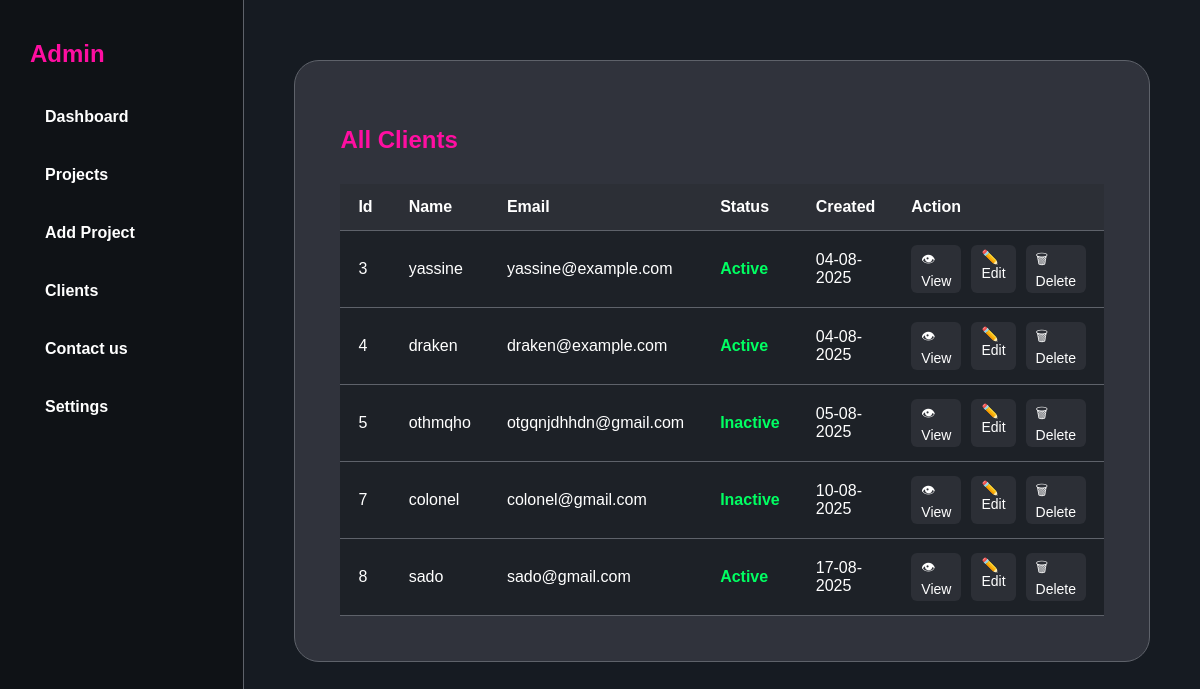
/admin/admin_clients.php, run on the app's committed database.
### tables this page shows
CREATE TABLE `users` (
  `id` int(11) NOT NULL,
  `username` varchar(100) NOT NULL,
  `email` varchar(100) NOT NULL,
  `password` varchar(255) NOT NULL,
  `role` enum('client','admin') DEFAULT 'client',
  `created_at` timestamp NOT NULL DEFAULT current_timestamp(),
  `status` enum('Active','Inactive') DEFAULT 'Active',
  `profile_image` varchar(255) DEFAULT 'default.png'
);

### admin/admin_clients.php (the view, shortened to what this page needs)
<?php
require_once '../includes/db.php';
$clients = $conn->query("SELECT id, username, email, status ,created_at FROM users WHERE role = 'client'");
?>
<!DOCTYPE html>
<html lang="en">
<head>
  <link rel="stylesheet" href="adminclients.css">
</head>
<body>
<div class="layout">
  <nav class="sidebar">
      <h2 class="navtop">Admin</h2>
      <a class="active" href="admin_dashboard.php">Dashboard</a>
      <a href="admin_projects.php">Projects</a>
      <a href="admin_add_project.php">Add Project</a>
      <a href="admin_clients.php">Clients</a>
      <a href="../contact_page.php">Contact us</a>
      <a href="#">Settings</a>
  </nav>
  <main class="main-content">
    <div class="container">
      <h2>All Clients</h2>
      <table class="clients-table">
        <thead>
        <tr>
          <th>Id</th>
          <th>Name</th>
          <th>Email</th>
          <th>Status</th>
          <th>Created</th>
          <th>Action</th>
        </tr>
        </thead>
        <tbody>
        <?php while ($row = $clients->fetch_assoc()) : ?>
          <tr>
            <td><?php echo $row['id']; ?></td>
            <td><?php echo htmlspecialchars($row['username']); ?></td>
            <td><?php echo htmlspecialchars($row['email']); ?></td>
            <td>
              <span class="status <?php echo strtolower(trim($row['status'])); ?>">
                <?php echo $row['status']; ?>
              </span>
            </td>
            <td><?php echo date("d-m-Y", strtotime($row['created_at'])); ?></td>
            <td>
              <div class="action-btns">
                <span>👁 View</span>
                <span>✏️ Edit</span>
                <span>🗑 Delete</span>
              </div>
            </td>
          </tr>
        <?php endwhile; ?>
        </tbody>
      </table>
    </div>
  </main>
</div>
</body>
</html>

### admin/adminclients.css (style rules this page uses)
body { font-family: poppins, sans-serif; margin: 0; }
.layout { height: 100vh; display: flex; }
.sidebar { width: 250px; background-color: #0f1216; padding: 20px; color: white; border-right: 1px solid #5e626a; }
.main-content { flex: 1; background-color: #161b22; }
.sidebar a { display: block; margin-bottom: 20px; color: white; text-decoration: none; padding: 10px; margin-left: 15px; font-weight: bolder; opacity: 2.5; }
.navtop { color: #ff0ea1; margin-left: 10px; margin-bottom: 30px; }
.container { border: 1px solid #5e626a; padding: 45px; margin: 60px 50px auto 50px; border-radius: 25px; background-color: #30333c; }
.container h2 { color: #ff0ea1; margin-bottom: 20px; }
.clients-table { width: 100%; margin-top: 30px; border-collapse: collapse; background-color: #1d2127; color: white; }
.clients-table th, .clients-table td { padding: 14px 18px; border-bottom: 1px solid #5e626a; }
.clients-table th { background-color: #2c2f36; text-align: left; }
.clients-table td .status { color: #00ff62; font-weight: bold; }
.action-btns { cursor: pointer; font-size: 14px; display: flex; gap: 10px; }
.action-btns span { padding: 4px 10px; border-radius: 6px; background-color: #2c2f36; transition: 0.2s; }
.status.active { color: #00ff62; font-weight: bold; }
.status.inactive { color: #ff3b3b; font-weight: bold; }

### data on the page
users: id "3", username "yassine", email "yassine@example.com", status "Active", created_at "04-08-2025"
users: id "4", username "draken", email "draken@example.com", status "Active", created_at "04-08-2025"
users: id "5", username "othmqho", email "otgqnjdhhdn@gmail.com", status "Inactive", created_at "05-08-2025"
users: id "7", username "colonel", email "colonel@gmail.com", status "Inactive", created_at "10-08-2025"
users: id "8", username "sado", email "sado@gmail.com", status "Active", created_at "17-08-2025"
